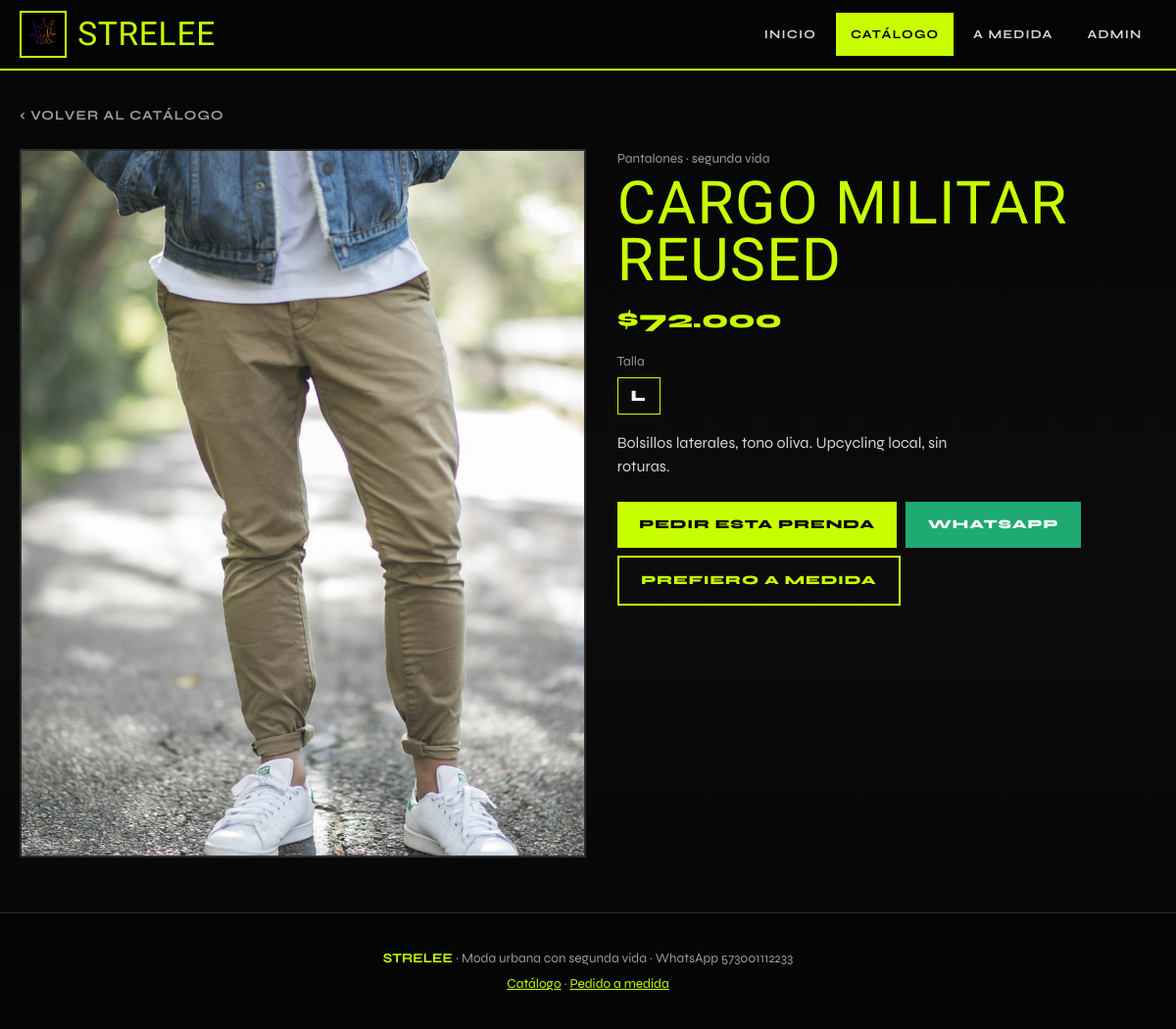
Screenshot of /prenda.php?id=2 with the database file from the repository.
### tables this page shows
CREATE TABLE prenda (
  id_prenda INT UNSIGNED AUTO_INCREMENT PRIMARY KEY,
  nombre VARCHAR(150) NOT NULL,
  talla VARCHAR(20) NOT NULL,
  precio DECIMAL(10,2) NOT NULL DEFAULT 0.00,
  descripcion TEXT NULL,
  disponible TINYINT(1) NOT NULL DEFAULT 1,
  foto_url VARCHAR(500) NULL,
  id_categoria INT UNSIGNED NOT NULL,
  CONSTRAINT fk_prenda_categoria FOREIGN KEY (id_categoria) REFERENCES categoria(id_categoria)
    ON UPDATE CASCADE ON DELETE RESTRICT
);

CREATE TABLE categoria (
  id_categoria INT UNSIGNED AUTO_INCREMENT PRIMARY KEY,
  nombre VARCHAR(100) NOT NULL
);

### includes/funciones.php (called while the page is built, shortened)
<?php
function e($texto) {
    return htmlspecialchars((string)$texto, ENT_QUOTES, 'UTF-8');
}
function formatearPrecio($precio) {
    return '$' . number_format((float)$precio, 0, ',', '.');
}
function whatsappUrl($mensaje) {
    return 'https://wa.me/' . WHATSAPP_STRELEE . '?text=' . rawurlencode($mensaje);
}
function fotoSrc($url, $desdeAdmin = false) {
    $url = trim((string)$url);
    $rel = ltrim($url, '/');
    return ($desdeAdmin ? '../' : '') . $rel;
}

### prenda.php (the view, shortened to what this page needs)
<?php
require_once __DIR__ . '/includes/conexion.php';
require_once __DIR__ . '/includes/funciones.php';
$id = (int)($_GET['id'] ?? 0);
$stmt = $mysqli->prepare(
    'SELECT p.*, c.nombre AS categoria_nombre FROM prenda p
     JOIN categoria c ON c.id_categoria = p.id_categoria
     WHERE p.id_prenda = ? AND p.disponible = 1'
);
$stmt->bind_param('i', $id);
$stmt->execute();
$prenda = $stmt->get_result()->fetch_assoc();
require __DIR__ . '/includes/header.php';
?>
<a class="volver" href="catalogo.php">‹ Volver al catálogo</a>
<section class="detalle">
    <div class="detalle-foto">
        <img src="<?= e(fotoSrc($prenda['foto_url'])) ?>" alt="<?= e($prenda['nombre']) ?>">
    </div>
    <div class="detalle-info">
        <p class="meta"><?= e($prenda['categoria_nombre']) ?> · segunda vida</p>
        <h1><?= e($prenda['nombre']) ?></h1>
        <p class="precio"><?= e(formatearPrecio($prenda['precio'])) ?></p>
        <p class="meta">Talla</p>
        <span class="talla-pill"><?= e($prenda['talla']) ?></span>
        <p class="detalle-desc"><?= e($prenda['descripcion'] ?? '') ?></p>
        <div class="acciones">
            <a class="btn btn-lima" href="pedido.php?id=<?= (int)$prenda['id_prenda'] ?>">Pedir esta prenda</a>
            <a class="btn btn-wa" target="_blank" rel="noopener"
               href="<?= e(whatsappUrl('Hola Strelee, quiero la prenda ' . $prenda['nombre'] . ' talla ' . $prenda['talla'] . '.')) ?>">WhatsApp</a>
            <a class="btn btn-outline" href="personalizado.php">Prefiero a medida</a>
        </div>
    </div>
</section>
<?php require __DIR__ . '/includes/footer.php'; ?>

### css/estilos.css (style rules this page uses)
:root { --negro: #050505; --negro-2: #111111; --negro-3: #1a1a1a; --lima: #c8ff00; --lima-dim: #a8d600; --lima-glow: rgba(200, 255, 0, 0.18); --gris: #9a9a9a; --gris-claro: #d4d4d4; --gris-borde: #2c2c2c; --blanco: #f2f2f2; --danger: #ff3b3b; --ok: #7dffb3; --wa: #1faa74; --max: 1200px; --ease: cubic-bezier(0.22, 1, 0.36, 1); --pad-x: clamp(0.85rem, 3.2vw, 1.25rem); --header-h: 4.25rem; --tap: 44px; }
* { box-sizing: border-box; margin: 0; padding: 0; }
html { scroll-behavior: smooth; -webkit-text-size-adjust: 100%; text-size-adjust: 100%; overflow-x: clip; width: 100%; }
body { font-family: "Syne", "Segoe UI", sans-serif; background-color: var(--negro); background-image: linear-gradient(180deg, #050505 0%, #0c0c0c 55%, #050505 100%), repeating-linear-gradient( -12deg, transparent, transparent 40px, rgba(200, 255, 0, 0.02) 40px, rgba(200, 255, 0, 0.02) 41px ); color: var(--blanco); min-height: 100vh; min-height: 100dvh; line-height: 1.5; overflow-x: clip; width: 100%; max-width: 100vw; padding-left: env(safe-area-inset-left, 0px); padding-right: env(safe-area-inset-right, 0px); }
img { max-width: 100%; height: auto; display: block; }
h1, h2, h3, .brand span, .display, .stamp { font-family: "Archivo Black", "Impact", sans-serif; letter-spacing: 0.02em; font-weight: 400; text-transform: uppercase; }
a { color: var(--lima); }
.btn { display: inline-flex; align-items: center; justify-content: center; border: none; padding: 0.85rem 1.4rem; font-weight: 800; text-decoration: none; cursor: pointer; font-family: inherit; text-transform: uppercase; letter-spacing: 0.08em; font-size: 0.8rem; min-height: var(--tap); transition: transform 0.2s var(--ease), background 0.2s, color 0.2s; text-align: center; }
.btn-lima { background: var(--lima); color: var(--negro); }
.btn-outline { background: transparent; color: var(--lima); border: 2px solid var(--lima); }
.btn-wa { background: var(--wa); color: white; }
.precio { color: var(--lima); font-weight: 800; font-size: 1.15rem; }
.meta { color: var(--gris); font-size: 0.85rem; }
.volver { display: inline-flex; align-items: center; min-height: var(--tap); margin-bottom: 0.75rem; color: var(--gris); text-decoration: none; font-size: 0.85rem; font-weight: 700; text-transform: uppercase; letter-spacing: 0.08em; }
.detalle { display: grid; grid-template-columns: 1.05fr 1fr; gap: clamp(1.25rem, 3vw, 2rem); align-items: start; }
.detalle-foto { position: relative; border: 2px solid var(--gris-borde); background: #181818; overflow: hidden; aspect-ratio: 4 / 5; }
.detalle-foto img { width: 100%; height: 100%; max-width: none; object-fit: cover; display: block; }
.detalle-info h1 { font-size: clamp(2rem, 6vw, 3.8rem); color: var(--lima); line-height: 0.95; margin: 0.4rem 0 0.6rem; word-break: break-word; }
.detalle-info .precio { font-size: clamp(1.35rem, 3vw, 1.6rem); margin: 0.8rem 0; }
.detalle-desc { margin: 1.1rem 0 1.5rem; color: var(--gris-claro); max-width: 36ch; }
.detalle-info .acciones { display: flex; flex-wrap: wrap; gap: 0.55rem; }
.talla-pill { display: inline-block; border: 1px solid var(--lima); padding: 0.35rem 0.8rem; font-weight: 800; letter-spacing: 0.08em; margin-top: 0.4rem; }
.acciones { display: flex; gap: 0.45rem; flex-wrap: wrap; align-items: center; }
@media (min-width: 900px) { .detalle-foto { position: sticky; top: calc(var(--header-h) + 0.75rem); } }

### rows the page displays
prenda: foto_url (picture), id_categoria.nombre "Pantalones", nombre "CARGO MILITAR REUSED", precio "$72.000", talla "L", descripcion "Bolsillos laterales, tono oliva. Upcycling local, sin roturas."

### other values shown
WHATSAPP_STRELEE "573001112233"
